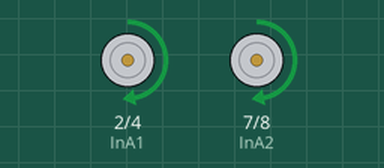
Recording of a sketch running on a simulated Arduino Uno, built with avr-gcc and run on an emulated ATmega328P. On the bench: motor-driver pin pairs drawn as motors (green arrow = first pin HIGH = forward, orange = second pin HIGH = backward, longer = more drive, scaled by the enable pin).

Above: at 2.5 s.
At 5.5 s:
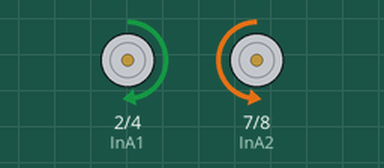
At 8.5 s:
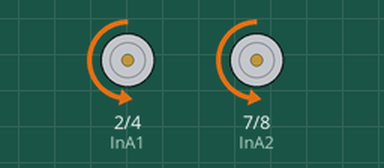
At 13.5 s:
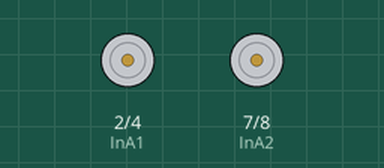
Timing chart, 0 to 20.8 s (numbered marks = the images above):
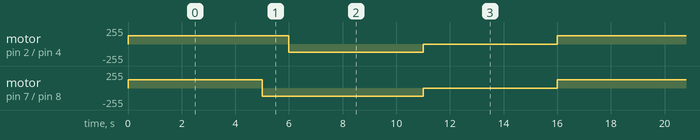

Measured:
- by itself, motor on pin 2 (InA1) / pin 4 (InB1): repeats every 16.0 s: backward 127/255 5.0 s, stopped 5.0 s, forward 127/255 6.0 s
- by itself, motor on pin 7 (InA2) / pin 8 (InB2): repeats every 16.0 s: backward 127/255 6.0 s, stopped 5.0 s, forward 127/255 5.0 s

The sketch:

Motor_Test.ino
```cpp
// Right motor
int InA1 = 2;
int InB1 = 4;
int PWM1 = 3;  //PWM1 connects to pin 3
int PWM1_val = 127; //(25% = 64; 50% = 127; 75% = 191; 100% = 255)

// Left motor
int InA2 = 7;
int InB2 = 8;
int PWM2 = 6;  //PWM2 connects to pin 6
int PWM2_val = 127; //(25% = 64; 50% = 127; 75% = 191; 100% = 255)
void setup() {
  Serial.begin(9600);
  pinMode(InA2, OUTPUT);
  pinMode(InB2, OUTPUT);
  pinMode(PWM2, OUTPUT);
  pinMode(InA1, OUTPUT);
  pinMode(InB1, OUTPUT);
  pinMode(PWM1, OUTPUT);
}
void loop() {
    rightForward();
    leftForward();
    delay(5000);
    rightBackward();
    delay(1000);
    leftBackward();
    delay(5000);
    rightStop();
    leftStop();
    delay(5000);
}

void rightForward() {
  digitalWrite(InA2, HIGH);
  digitalWrite(InB2, LOW);
  analogWrite(PWM2, PWM2_val);
}

void rightBackward() {
  digitalWrite(InA2, LOW);
  digitalWrite(InB2, HIGH);
  analogWrite(PWM2, PWM2_val);
}

void rightStop() {
  digitalWrite(InA2, LOW);
  digitalWrite(InB2, LOW);
  analogWrite(PWM2, 0);
}

void leftForward() {
  digitalWrite(InA1, HIGH);
  digitalWrite(InB1, LOW);
  analogWrite(PWM1, PWM1_val);
}

void leftBackward() {
  digitalWrite(InA1, LOW);
  digitalWrite(InB1, HIGH);
  analogWrite(PWM1, PWM1_val);
}

void leftStop() {
  digitalWrite(InA1, LOW);
  digitalWrite(InB1, LOW);
  analogWrite(PWM1, 0l);
}
```
